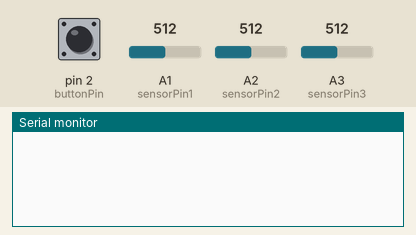
Recording of a sketch running on a simulated Arduino Uno, built with avr-gcc and run on an emulated ATmega328P. On the bench: the last lines printed to the serial monitor. The test bench sets the inputs (shaded band); at power-on: pin 2 (buttonPin) LOW, A1 (sensorPin1) = 512, A2 (sensorPin2) = 512, A3 (sensorPin3) = 512.

Above: at 1.2 s.
1.3 s: pin 2 (buttonPin) pulled HIGH for 0.15 s
At 3.61 s:
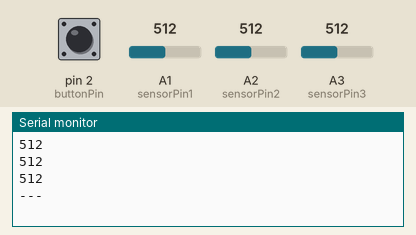
4.4 s: A1 (sensorPin1) set to 716
5.9 s: A2 (sensorPin2) set to 306
At 6.62 s:
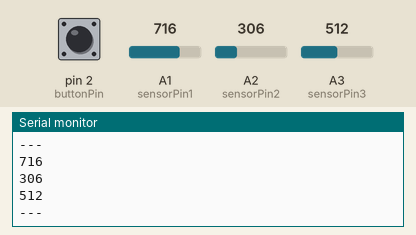
7.4 s: A3 (sensorPin3) set to 900
At 8.12 s:
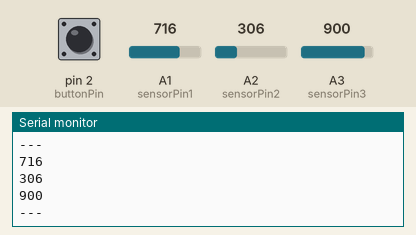
8.9 s: A3 (sensorPin3) set to 1023
At 9.63 s:
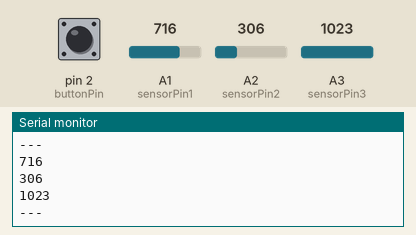
10.4 s: A2 (sensorPin2) set to 122
At 11.13 s:
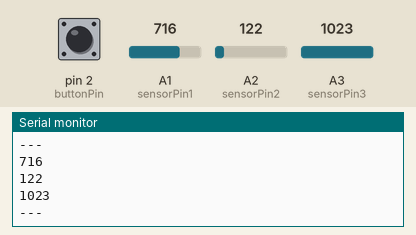
Timing chart, 0 to 12.9 s (numbered marks = the images above; inputs shaded):
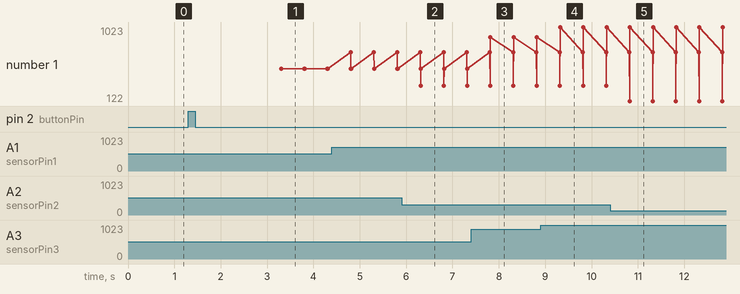

Measured:
- after the input at 1.3 s, the serial monitor: prints a new line after 2.0 s (image 1)
- after the input at 5.9 s, the serial monitor: prints a new line after 0.41 s (image 2)
- after the input at 7.4 s, the serial monitor: prints a new line after 0.42 s (image 3)
- after the input at 8.9 s, the serial monitor: prints a new line after 0.42 s (image 4)
- after the input at 10.4 s, the serial monitor: prints a new line after 0.42 s (image 5)
- plotted number 1: 512 → 900 after the input at 7.4 s, 900 → 1023 after the input at 8.9 s

The sketch:

FSRnanoSerialCommunicator.ino
```cpp
int sensorPin1 = A1;
int sensorPin2 = A2;
int sensorPin3 = A3;

int buttonPin = 2;
int buttonState = 0;

void setup(){
  Serial.begin(9600);
  pinMode(buttonPin, INPUT);
}

void loop(){

  buttonState = digitalRead(buttonPin);

  if(buttonState == HIGH){

    delay(2000);

    int i;

    for(i=0; i<120; i++){

      int sensorValue1, sensorValue2, sensorValue3;

      sensorValue1 = analogRead(sensorPin1);
      sensorValue2 = analogRead(sensorPin2);
      sensorValue3 = analogRead(sensorPin3);

      Serial.println(sensorValue1);
      Serial.println(sensorValue2);
      Serial.println(sensorValue3);
      Serial.println("---");

      delay(500);

    }

    Serial.println("End");

  }
}
```
